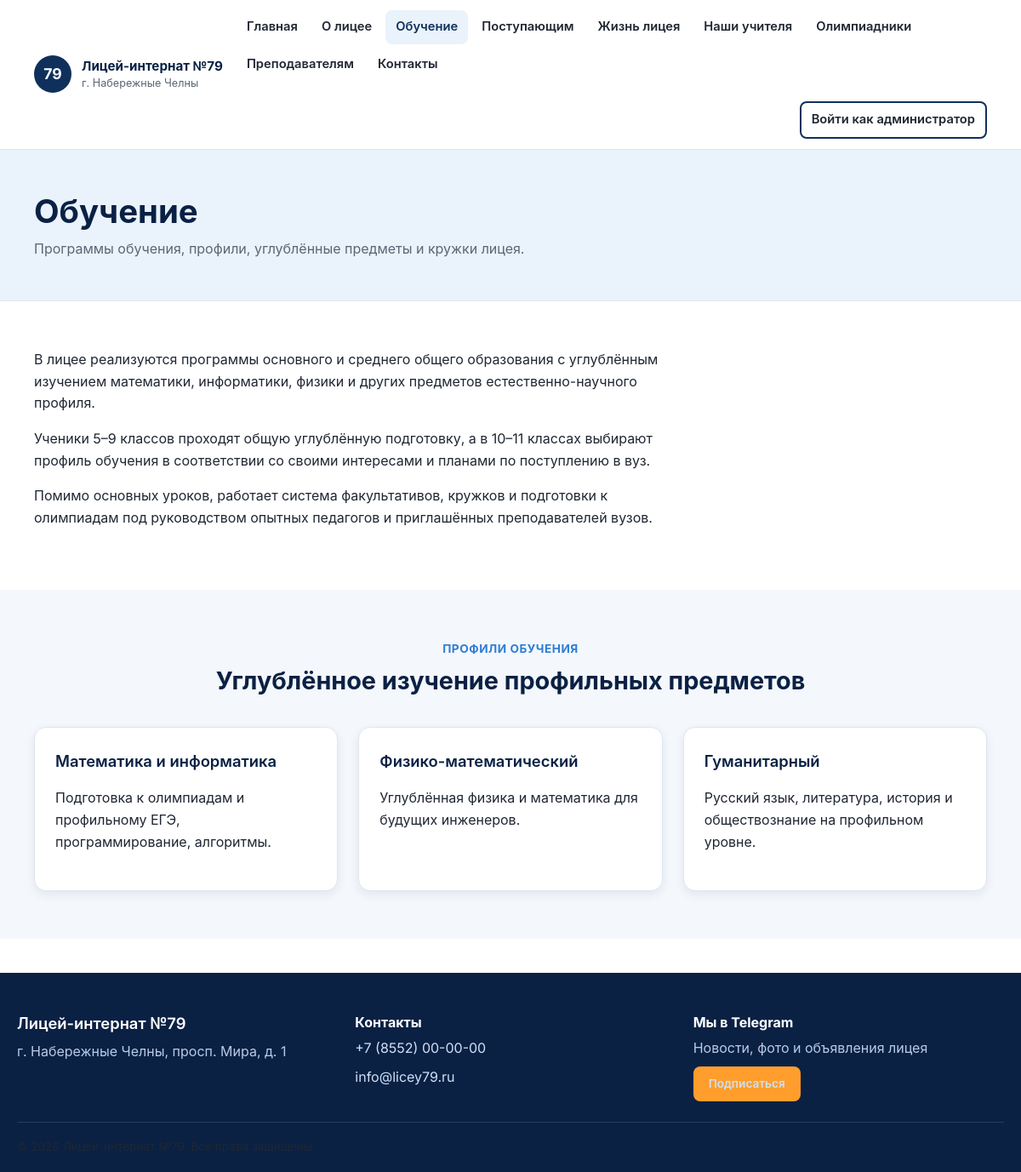
The page /education.php on the database its author committed.
### tables this page shows
CREATE TABLE IF NOT EXISTS pages (
    id               INT UNSIGNED AUTO_INCREMENT PRIMARY KEY,
    slug             VARCHAR(191) NOT NULL,
    title            VARCHAR(255) NOT NULL,
    content          MEDIUMTEXT NULL,
    meta_description VARCHAR(500) NULL,
    protected        TINYINT(1) NOT NULL DEFAULT 0,
    nav_order        INT NOT NULL DEFAULT 100,
    updated_at       DATETIME NOT NULL DEFAULT CURRENT_TIMESTAMP ON UPDATE CURRENT_TIMESTAMP,
    UNIQUE KEY uniq_slug (slug)
);

### includes/functions.php (called while the page is built, shortened)
<?php
function e(?string $value): string
{
    return htmlspecialchars($value ?? '', ENT_QUOTES, 'UTF-8');
}
function core_page_files(): array
{
    return [
        'home' => 'index.php',
        'about' => 'about.php',
        'education' => 'education.php',
        'admission' => 'admission.php',
        'life' => 'life.php',
        'teachers' => 'teachers.php',
        'olympiad' => 'olympiad.php',
        'careers' => 'careers.php',
        'contacts' => 'contacts.php',
    ];
}
function page_url(string $slug): string
{
    $core = core_page_files();
    return isset($core[$slug]) ? '/' . $core[$slug] : '/page.php?slug=' . urlencode($slug);
}
function get_page(PDO $pdo, string $slug): ?array
{
    $stmt = $pdo->prepare('SELECT * FROM pages WHERE slug = ? LIMIT 1');
    $stmt->execute([$slug]);
    $page = $stmt->fetch();
    return $page ?: null;
}
function get_nav_pages(PDO $pdo): array
{
    return $pdo->query('SELECT slug, title FROM pages ORDER BY nav_order ASC, id ASC')->fetchAll();
}

### education.php (the view, shortened to what this page needs)
<?php
require_once __DIR__ . '/includes/functions.php';
$page = get_page($pdo, 'education');
$activeSlug = 'education';
require __DIR__ . '/includes/header.php';
?>
<section class="page-hero">
  <div class="container">
    <h1><?= e($page['title'] ?? 'Обучение') ?></h1>
    <p>Программы обучения, профили, углублённые предметы и кружки лицея.</p>
  </div>
</section>
<section class="section">
  <div class="container">
    <div class="page-content">
      <?= $page['content'] ?? '' ?>
    </div>
  </div>
</section>
<section class="section section-soft">
  <div class="container">
    <div class="section-header">
      <span class="eyebrow">Профили обучения</span>
      <h2>Углублённое изучение профильных предметов</h2>
    </div>
    <div class="grid grid-3">
      <div class="card feature-card"><h3>Математика и информатика</h3><p>Подготовка к олимпиадам и профильному ЕГЭ, программирование, алгоритмы.</p></div>
      <div class="card feature-card"><h3>Физико-математический</h3><p>Углублённая физика и математика для будущих инженеров.</p></div>
      <div class="card feature-card"><h3>Гуманитарный</h3><p>Русский язык, литература, история и обществознание на профильном уровне.</p></div>
    </div>
  </div>
</section>
<?php require __DIR__ . '/includes/footer.php'; ?>

### includes/header.php (shortened to what this page needs)
<?php
$navPages = get_nav_pages($pdo);
?><!DOCTYPE html>
<html lang="ru">
<head>
<link rel="stylesheet" href="/css/style.css">
</head>
<body>
<header class="site-header">
  <div class="container header-inner">
    <a href="/index.php" class="logo">
      <span class="logo-badge">79</span>
      <span class="logo-text">Лицей-интернат №79<br><small><?= e(SITE_CITY) ?></small></span>
    </a>
    <nav class="main-nav" id="mainNav">
      <ul>
        <?php foreach ($navPages as $navPage): ?>
          <?php
            $slug = $navPage['slug'];
            $href = page_url($slug);
            $isActive = ($activeSlug ?? '') === $slug;
          ?>
          <li><a href="<?= e($href) ?>"<?= $isActive ? ' class="active" aria-current="page"' : '' ?>><?= e($navPage['title']) ?></a></li>
        <?php endforeach; ?>
      </ul>
      <a href="/admin/login.php" class="btn btn-outline nav-admin-btn">Войти как администратор</a>
    </nav>
  </div>
</header>
<main id="main">

### css/style.css (style rules this page uses)
:root { --navy: #10305c; --navy-dark: #0a2144; --blue-light: #eaf2fb; --blue-accent: #2e7dd6; --accent: #ff9e2c; --bg: #ffffff; --bg-soft: #f4f7fb; --text: #1f2733; --text-muted: #5b6675; --border: #dfe6f0; --radius: 14px; --radius-sm: 8px; --shadow: 0 10px 30px rgba(16, 48, 92, 0.08); --shadow-sm: 0 4px 12px rgba(16, 48, 92, 0.08); --font: 'Inter', -apple-system, BlinkMacSystemFont, 'Segoe UI', Roboto, Arial, sans-serif; --container-width: 1160px; }
* { box-sizing: border-box; }
html { scroll-behavior: smooth; }
body { margin: 0; font-family: var(--font); color: var(--text); background: var(--bg); line-height: 1.6; font-size: 16px; }
a { color: var(--blue-accent); text-decoration: none; }
h1, h2, h3, h4 { color: var(--navy-dark); line-height: 1.25; margin: 0 0 .5em; }
h1 { font-size: clamp(1.8rem, 3.2vw, 2.6rem); font-weight: 700; }
h2 { font-size: clamp(1.5rem, 2.4vw, 2rem); font-weight: 700; }
h3 { font-size: 1.15rem; font-weight: 600; }
p { margin: 0 0 1em; color: var(--text); }
.container { max-width: var(--container-width); margin: 0 auto; padding: 0 20px; }
.btn { display: inline-block; padding: 12px 24px; border-radius: var(--radius-sm); font-weight: 600; font-size: 0.95rem; border: 2px solid transparent; cursor: pointer; text-decoration: none; transition: transform .15s ease, box-shadow .15s ease, background-color .15s ease, color .15s ease; }
.btn-outline { background: transparent; color: var(--navy); border-color: var(--navy); }
.site-header { background: #fff; border-bottom: 1px solid var(--border); position: sticky; top: 0; z-index: 100; }
.header-inner { display: flex; align-items: center; justify-content: space-between; padding-top: 12px; padding-bottom: 12px; gap: 16px; }
.logo { display: flex; align-items: center; gap: 12px; color: var(--navy-dark); font-weight: 700; flex-shrink: 0; }
.logo-badge { display: flex; align-items: center; justify-content: center; width: 44px; height: 44px; border-radius: 50%; background: var(--navy); color: #fff; font-weight: 700; font-size: 1.1rem; flex-shrink: 0; }
.logo-text { font-size: 0.95rem; line-height: 1.3; }
.logo-text small { font-weight: 400; color: var(--text-muted); }
.main-nav { display: flex; align-items: center; gap: 24px; flex-wrap: wrap; justify-content: flex-end; }
.main-nav ul { display: flex; flex-wrap: wrap; gap: 4px; list-style: none; margin: 0; padding: 0; }
.main-nav a { display: inline-block; padding: 8px 12px; border-radius: var(--radius-sm); color: var(--text); font-weight: 600; font-size: 0.92rem; }
.main-nav a.active { color: var(--navy); background: var(--blue-light); }
.nav-admin-btn { white-space: nowrap; }
.page-hero { background: var(--blue-light); padding: 48px 0; border-bottom: 1px solid var(--border); }
.page-hero h1 { margin-bottom: 8px; }
.page-hero p { color: var(--text-muted); max-width: 70ch; margin: 0; }
.section { padding: 56px 0; }
.section-soft { background: var(--bg-soft); }
.section-header { max-width: 70ch; margin: 0 auto 36px; text-align: center; }
.eyebrow { display: inline-block; color: var(--blue-accent); font-weight: 700; font-size: 0.85rem; letter-spacing: .04em; text-transform: uppercase; margin-bottom: 8px; }
.page-content { max-width: 76ch; }
.grid { display: grid; gap: 24px; }
.grid-3 { grid-template-columns: repeat(3, 1fr); }
.card { background: #fff; border: 1px solid var(--border); border-radius: var(--radius); padding: 28px 24px; box-shadow: var(--shadow-sm); }
.feature-card { display: flex; flex-direction: column; gap: 10px; }

### rows shown on the page
pages: title "Главная"
pages: title "О лицее"
pages: title "Обучение", content "В лицее реализуются программы основного и среднего общего образования с углублённым изучением математики, информатики, физики и других предметов естественно-научного профиля. Ученики 5–9 классов проходят общую углублённую подготовку, а в 10–11 классах выбирают профиль обучения в соответствии со своими интересами и планами по поступлению в вуз. Помимо основных уроков, работает система факультативов, кружков и подготовки к олимпиадам под руководством опытных педагогов и приглашённых преподавателей вузов."
pages: title "Поступающим"
pages: title "Жизнь лицея"
pages: title "Наши учителя"
pages: title "Олимпиадники"
pages: title "Преподавателям"
pages: title "Контакты"

### other values the page prints
SITE_CITY "г. Набережные Челны"
SITE_ADDRESS "г. Набережные Челны, просп. Мира, д. 1"
SITE_PHONE "+7 (8552) 00-00-00"
SITE_EMAIL "info@licey79.ru"
